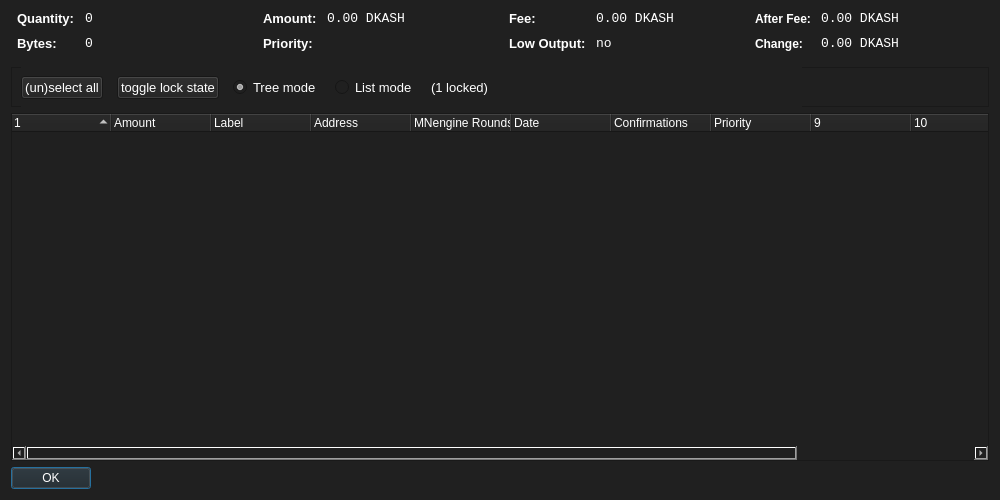
<?xml version="1.0" encoding="UTF-8"?>
<ui version="4.0">
 <class>CoinControlDialog</class>
 <widget class="QDialog" name="CoinControlDialog">
  <property name="geometry">
   <rect>
    <x>0</x>
    <y>0</y>
    <width>1000</width>
    <height>500</height>
   </rect>
  </property>
  <property name="windowTitle">
   <string>Coin Control</string>
  </property>
  <property name="styleSheet">
   <string notr="true">background-color: rgb(32, 32, 32);
color: rgb(255, 255, 255);</string>
  </property>
  <layout class="QVBoxLayout" name="verticalLayout">
   <item>
    <layout class="QHBoxLayout" name="horizontalLayoutTop" stretch="0,0,0,0">
     <property name="topMargin">
      <number>0</number>
     </property>
     <property name="bottomMargin">
      <number>10</number>
     </property>
     <item>
      <layout class="QFormLayout" name="formLayoutCoinControl1">
       <property name="horizontalSpacing">
        <number>10</number>
       </property>
       <property name="verticalSpacing">
        <number>10</number>
       </property>
       <property name="leftMargin">
        <number>6</number>
       </property>
       <property name="rightMargin">
        <number>6</number>
       </property>
       <item row="0" column="0">
        <widget class="QLabel" name="labelCoinControlQuantityText">
         <property name="font">
          <font>
           <pointsize>10</pointsize>
           <weight>75</weight>
           <bold>true</bold>
          </font>
         </property>
         <property name="styleSheet">
          <string notr="true">font-weight:bold;</string>
         </property>
         <property name="text">
          <string>Quantity:</string>
         </property>
        </widget>
       </item>
       <item row="0" column="1">
        <widget class="QLabel" name="labelCoinControlQuantity">
         <property name="font">
          <font>
           <family>Monospace</family>
           <pointsize>10</pointsize>
          </font>
         </property>
         <property name="cursor">
          <cursorShape>IBeamCursor</cursorShape>
         </property>
         <property name="contextMenuPolicy">
          <enum>Qt::ActionsContextMenu</enum>
         </property>
         <property name="text">
          <string notr="true">0</string>
         </property>
         <property name="textInteractionFlags">
          <set>Qt::LinksAccessibleByMouse|Qt::TextSelectableByKeyboard|Qt::TextSelectableByMouse</set>
         </property>
        </widget>
       </item>
       <item row="1" column="0">
        <widget class="QLabel" name="labelCoinControlBytesText">
         <property name="font">
          <font>
           <pointsize>10</pointsize>
           <weight>75</weight>
           <bold>true</bold>
          </font>
         </property>
         <property name="styleSheet">
          <string notr="true">font-weight:bold;</string>
         </property>
         <property name="text">
          <string>Bytes:</string>
         </property>
        </widget>
       </item>
       <item row="1" column="1">
        <widget class="QLabel" name="labelCoinControlBytes">
         <property name="font">
          <font>
           <family>Monospace</family>
           <pointsize>10</pointsize>
          </font>
         </property>
         <property name="cursor">
          <cursorShape>IBeamCursor</cursorShape>
         </property>
         <property name="contextMenuPolicy">
          <enum>Qt::ActionsContextMenu</enum>
         </property>
         <property name="text">
          <string notr="true">0</string>
         </property>
         <property name="textInteractionFlags">
          <set>Qt::LinksAccessibleByMouse|Qt::TextSelectableByKeyboard|Qt::TextSelectableByMouse</set>
         </property>
        </widget>
       </item>
      </layout>
     </item>
     <item>
      <layout class="QFormLayout" name="formLayoutCoinControl2">
       <property name="horizontalSpacing">
        <number>10</number>
       </property>
       <property name="verticalSpacing">
        <number>10</number>
       </property>
       <property name="leftMargin">
        <number>6</number>
       </property>
       <property name="rightMargin">
        <number>6</number>
       </property>
       <item row="0" column="0">
        <widget class="QLabel" name="labelCoinControlAmountText">
         <property name="font">
          <font>
           <pointsize>10</pointsize>
           <weight>75</weight>
           <bold>true</bold>
          </font>
         </property>
         <property name="styleSheet">
          <string notr="true">font-weight:bold;</string>
         </property>
         <property name="text">
          <string>Amount:</string>
         </property>
        </widget>
       </item>
       <item row="0" column="1">
        <widget class="QLabel" name="labelCoinControlAmount">
         <property name="font">
          <font>
           <family>Monospace</family>
           <pointsize>10</pointsize>
          </font>
         </property>
         <property name="cursor">
          <cursorShape>IBeamCursor</cursorShape>
         </property>
         <property name="contextMenuPolicy">
          <enum>Qt::ActionsContextMenu</enum>
         </property>
         <property name="text">
          <string notr="true">0.00 DKASH</string>
         </property>
         <property name="textInteractionFlags">
          <set>Qt::LinksAccessibleByMouse|Qt::TextSelectableByKeyboard|Qt::TextSelectableByMouse</set>
         </property>
        </widget>
       </item>
       <item row="1" column="0">
        <widget class="QLabel" name="labelCoinControlPriorityText">
         <property name="font">
          <font>
           <pointsize>10</pointsize>
           <weight>75</weight>
           <bold>true</bold>
          </font>
         </property>
         <property name="styleSheet">
          <string notr="true">font-weight:bold;</string>
         </property>
         <property name="text">
          <string>Priority:</string>
         </property>
        </widget>
       </item>
       <item row="1" column="1">
        <widget class="QLabel" name="labelCoinControlPriority">
         <property name="font">
          <font>
           <family>Monospace</family>
           <pointsize>10</pointsize>
          </font>
         </property>
         <property name="cursor">
          <cursorShape>IBeamCursor</cursorShape>
         </property>
         <property name="contextMenuPolicy">
          <enum>Qt::ActionsContextMenu</enum>
         </property>
         <property name="text">
          <string/>
         </property>
         <property name="textInteractionFlags">
          <set>Qt::LinksAccessibleByMouse|Qt::TextSelectableByKeyboard|Qt::TextSelectableByMouse</set>
         </property>
        </widget>
       </item>
      </layout>
     </item>
     <item>
      <layout class="QFormLayout" name="formLayoutCoinControl3">
       <property name="horizontalSpacing">
        <number>10</number>
       </property>
       <property name="verticalSpacing">
        <number>10</number>
       </property>
       <property name="leftMargin">
        <number>6</number>
       </property>
       <property name="rightMargin">
        <number>6</number>
       </property>
       <item row="0" column="0">
        <widget class="QLabel" name="labelCoinControlFeeText">
         <property name="font">
          <font>
           <pointsize>10</pointsize>
           <weight>75</weight>
           <bold>true</bold>
          </font>
         </property>
         <property name="styleSheet">
          <string notr="true">font-weight:bold;</string>
         </property>
         <property name="text">
          <string>Fee:</string>
         </property>
        </widget>
       </item>
       <item row="0" column="1">
        <widget class="QLabel" name="labelCoinControlFee">
         <property name="font">
          <font>
           <family>Monospace</family>
           <pointsize>10</pointsize>
          </font>
         </property>
         <property name="cursor">
          <cursorShape>IBeamCursor</cursorShape>
         </property>
         <property name="contextMenuPolicy">
          <enum>Qt::ActionsContextMenu</enum>
         </property>
         <property name="text">
          <string notr="true">0.00 DKASH</string>
         </property>
         <property name="textInteractionFlags">
          <set>Qt::LinksAccessibleByMouse|Qt::TextSelectableByKeyboard|Qt::TextSelectableByMouse</set>
         </property>
        </widget>
       </item>
       <item row="1" column="0">
        <widget class="QLabel" name="labelCoinControlLowOutputText">
         <property name="enabled">
          <bool>false</bool>
         </property>
         <property name="font">
          <font>
           <pointsize>10</pointsize>
           <weight>75</weight>
           <bold>true</bold>
          </font>
         </property>
         <property name="styleSheet">
          <string notr="true">font-weight:bold;</string>
         </property>
         <property name="text">
          <string>Low Output:</string>
         </property>
        </widget>
       </item>
       <item row="1" column="1">
        <widget class="QLabel" name="labelCoinControlLowOutput">
         <property name="enabled">
          <bool>false</bool>
         </property>
         <property name="font">
          <font>
           <family>Monospace</family>
           <pointsize>10</pointsize>
          </font>
         </property>
         <property name="cursor">
          <cursorShape>IBeamCursor</cursorShape>
         </property>
         <property name="contextMenuPolicy">
          <enum>Qt::ActionsContextMenu</enum>
         </property>
         <property name="text">
          <string notr="true">no</string>
         </property>
         <property name="textInteractionFlags">
          <set>Qt::LinksAccessibleByMouse|Qt::TextSelectableByKeyboard|Qt::TextSelectableByMouse</set>
         </property>
        </widget>
       </item>
      </layout>
     </item>
     <item>
      <layout class="QFormLayout" name="formLayoutCoinControl4">
       <property name="horizontalSpacing">
        <number>10</number>
       </property>
       <property name="verticalSpacing">
        <number>10</number>
       </property>
       <property name="leftMargin">
        <number>6</number>
       </property>
       <property name="rightMargin">
        <number>6</number>
       </property>
       <item row="0" column="0">
        <widget class="QLabel" name="labelCoinControlAfterFeeText">
         <property name="styleSheet">
          <string notr="true">font-weight:bold;</string>
         </property>
         <property name="text">
          <string>After Fee:</string>
         </property>
        </widget>
       </item>
       <item row="0" column="1">
        <widget class="QLabel" name="labelCoinControlAfterFee">
         <property name="font">
          <font>
           <family>Monospace</family>
           <pointsize>10</pointsize>
          </font>
         </property>
         <property name="cursor">
          <cursorShape>IBeamCursor</cursorShape>
         </property>
         <property name="contextMenuPolicy">
          <enum>Qt::ActionsContextMenu</enum>
         </property>
         <property name="text">
          <string notr="true">0.00 DKASH</string>
         </property>
         <property name="textInteractionFlags">
          <set>Qt::LinksAccessibleByMouse|Qt::TextSelectableByKeyboard|Qt::TextSelectableByMouse</set>
         </property>
        </widget>
       </item>
       <item row="1" column="0">
        <widget class="QLabel" name="labelCoinControlChangeText">
         <property name="enabled">
          <bool>false</bool>
         </property>
         <property name="styleSheet">
          <string notr="true">font-weight:bold;</string>
         </property>
         <property name="text">
          <string>Change:</string>
         </property>
        </widget>
       </item>
       <item row="1" column="1">
        <widget class="QLabel" name="labelCoinControlChange">
         <property name="enabled">
          <bool>false</bool>
         </property>
         <property name="font">
          <font>
           <family>Monospace</family>
           <pointsize>10</pointsize>
          </font>
         </property>
         <property name="cursor">
          <cursorShape>IBeamCursor</cursorShape>
         </property>
         <property name="contextMenuPolicy">
          <enum>Qt::ActionsContextMenu</enum>
         </property>
         <property name="text">
          <string notr="true">0.00 DKASH</string>
         </property>
         <property name="textInteractionFlags">
          <set>Qt::LinksAccessibleByMouse|Qt::TextSelectableByKeyboard|Qt::TextSelectableByMouse</set>
         </property>
        </widget>
       </item>
      </layout>
     </item>
    </layout>
   </item>
   <item>
    <widget class="QFrame" name="frame">
     <property name="minimumSize">
      <size>
       <width>0</width>
       <height>40</height>
      </size>
     </property>
     <property name="frameShape">
      <enum>QFrame::StyledPanel</enum>
     </property>
     <property name="frameShadow">
      <enum>QFrame::Sunken</enum>
     </property>
     <widget class="QWidget" name="horizontalLayoutWidget">
      <property name="geometry">
       <rect>
        <x>10</x>
        <y>0</y>
        <width>781</width>
        <height>41</height>
       </rect>
      </property>
      <layout class="QHBoxLayout" name="horizontalLayoutPanel" stretch="0,0,0,0,0,0">
       <property name="spacing">
        <number>14</number>
       </property>
       <item>
        <widget class="QPushButton" name="pushButtonSelectAll">
         <property name="sizePolicy">
          <sizepolicy hsizetype="Maximum" vsizetype="Fixed">
           <horstretch>0</horstretch>
           <verstretch>0</verstretch>
          </sizepolicy>
         </property>
         <property name="font">
          <font>
           <pointsize>10</pointsize>
          </font>
         </property>
         <property name="text">
          <string>(un)select all</string>
         </property>
        </widget>
       </item>
       <item>
        <widget class="QPushButton" name="pushButtonToggleLock">
         <property name="sizePolicy">
          <sizepolicy hsizetype="Maximum" vsizetype="Fixed">
           <horstretch>0</horstretch>
           <verstretch>0</verstretch>
          </sizepolicy>
         </property>
         <property name="font">
          <font>
           <pointsize>10</pointsize>
          </font>
         </property>
         <property name="text">
          <string>toggle lock state</string>
         </property>
         <property name="autoDefault">
          <bool>false</bool>
         </property>
        </widget>
       </item>
       <item>
        <widget class="QRadioButton" name="radioTreeMode">
         <property name="sizePolicy">
          <sizepolicy hsizetype="Maximum" vsizetype="Fixed">
           <horstretch>0</horstretch>
           <verstretch>0</verstretch>
          </sizepolicy>
         </property>
         <property name="font">
          <font>
           <pointsize>10</pointsize>
          </font>
         </property>
         <property name="text">
          <string>Tree mode</string>
         </property>
         <property name="checked">
          <bool>true</bool>
         </property>
        </widget>
       </item>
       <item>
        <widget class="QRadioButton" name="radioListMode">
         <property name="sizePolicy">
          <sizepolicy hsizetype="Maximum" vsizetype="Fixed">
           <horstretch>0</horstretch>
           <verstretch>0</verstretch>
          </sizepolicy>
         </property>
         <property name="font">
          <font>
           <pointsize>10</pointsize>
          </font>
         </property>
         <property name="text">
          <string>List mode</string>
         </property>
        </widget>
       </item>
       <item>
        <widget class="QLabel" name="labelLocked">
         <property name="font">
          <font>
           <pointsize>10</pointsize>
          </font>
         </property>
         <property name="text">
          <string>(1 locked)</string>
         </property>
        </widget>
       </item>
       <item>
        <spacer name="horizontalSpacer">
         <property name="orientation">
          <enum>Qt::Horizontal</enum>
         </property>
         <property name="sizeHint" stdset="0">
          <size>
           <width>40</width>
           <height>20</height>
          </size>
         </property>
        </spacer>
       </item>
      </layout>
     </widget>
    </widget>
   </item>
   <item>
    <widget class="CoinControlTreeWidget" name="treeWidget">
     <property name="font">
      <font>
       <pointsize>10</pointsize>
      </font>
     </property>
     <property name="contextMenuPolicy">
      <enum>Qt::CustomContextMenu</enum>
     </property>
     <property name="sortingEnabled">
      <bool>false</bool>
     </property>
     <property name="columnCount">
      <number>12</number>
     </property>
     <attribute name="headerShowSortIndicator" stdset="0">
      <bool>true</bool>
     </attribute>
     <attribute name="headerStretchLastSection">
      <bool>false</bool>
     </attribute>
     <column>
      <property name="text">
       <string/>
      </property>
     </column>
     <column>
      <property name="text">
       <string>Amount</string>
      </property>
     </column>
     <column>
      <property name="text">
       <string>Label</string>
      </property>
     </column>
     <column>
      <property name="text">
       <string>Address</string>
      </property>
     </column>
     <column>
      <property name="text">
       <string>MNengine Rounds</string>
      </property>
     </column>
     <column>
      <property name="text">
       <string>Date</string>
      </property>
     </column>
     <column>
      <property name="text">
       <string>Confirmations</string>
      </property>
      <property name="toolTip">
       <string>Confirmed</string>
      </property>
     </column>
     <column>
      <property name="text">
       <string>Priority</string>
      </property>
     </column>
     <column>
      <property name="text">
       <string/>
      </property>
     </column>
     <column>
      <property name="text">
       <string/>
      </property>
     </column>
     <column>
      <property name="text">
       <string/>
      </property>
     </column>
     <column>
      <property name="text">
       <string/>
      </property>
     </column>
    </widget>
   </item>
   <item>
    <widget class="QDialogButtonBox" name="buttonBox">
     <property name="sizePolicy">
      <sizepolicy hsizetype="Maximum" vsizetype="Fixed">
       <horstretch>0</horstretch>
       <verstretch>0</verstretch>
      </sizepolicy>
     </property>
     <property name="font">
      <font>
       <pointsize>10</pointsize>
      </font>
     </property>
     <property name="orientation">
      <enum>Qt::Horizontal</enum>
     </property>
     <property name="standardButtons">
      <set>QDialogButtonBox::Ok</set>
     </property>
    </widget>
   </item>
  </layout>
 </widget>
 <customwidgets>
  <customwidget>
   <class>CoinControlTreeWidget</class>
   <extends>QTreeWidget</extends>
   <header>coincontroltreewidget.h</header>
  </customwidget>
 </customwidgets>
 <resources/>
 <connections/>
</ui>
